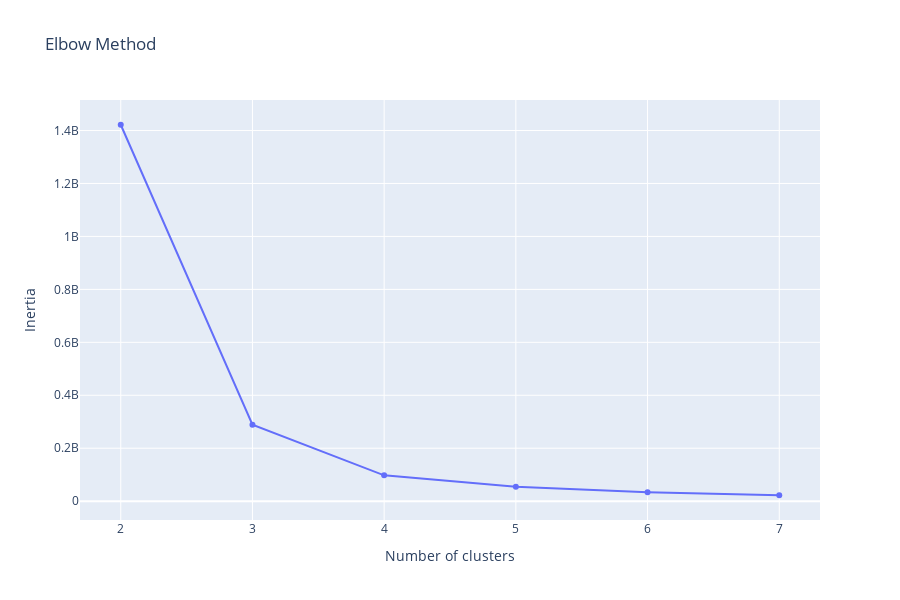

Notebook source saved alongside this figure:
### Markdown cell above
***a. Elbove curve***

### Code cell
import plotly.graph_objects as go

inertia_values = []
for k in range(2, 8):
    kmeans = KMeans(n_clusters=k, random_state=50)
    kmeans.fit(rfm)
    inertia_values.append(kmeans.inertia_)

# Create the elbow plot
fig = go.Figure(data=go.Scatter(x=list(range(2, 8)), y=inertia_values, mode='lines+markers'))
fig.update_layout(
    title='Elbow Method',
    xaxis_title='Number of clusters',
    yaxis_title='Inertia',
    height=600)  
fig.show()

### Figure 1 — Plotly figure (JSON) as saved in the notebook; plotly's stock layout.template omitted (floating-point values rounded to 4 significant figures)
{"data": [{"mode": "lines+markers", "type": "scatter", "x": [2, 3, 4, 5, 6, 7], "y": [1422000000.0, 289000000.0, 97740000.0, 54370000.0, 33910000.0, 22400000.0]}], "layout": {"height": 600, "title": {"text": "Elbow Method"}, "xaxis": {"title": {"text": "Number of clusters"}}, "yaxis": {"title": {"text": "Inertia"}}}}
